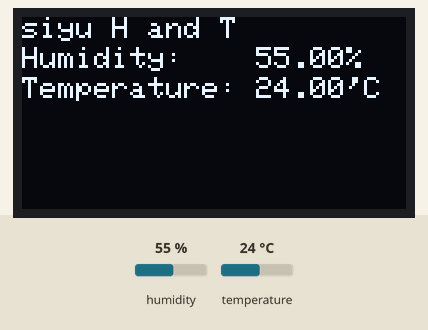
Bench run of a sketch on a simulated Arduino Uno, built with avr-gcc and run on an emulated ATmega328P. Shown: 128×64 one-colour display. The test bench sets the inputs (shaded band); at power-on: humidity 55 %, temperature 24 °C.

Above: at 3.9 s.
4.0 s: humidity set to 22 %
At 6.2 s:
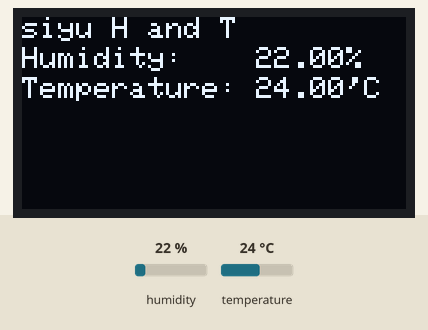
6.9 s: temperature set to 12 °C
At 8.6 s:
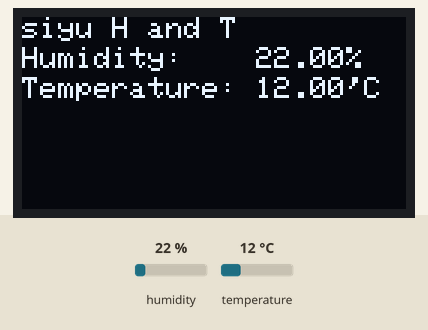
9.8 s: humidity set to 40 %
At 12.1 s:
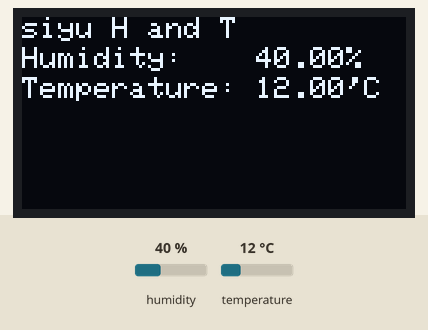
13.0 s: temperature set to 19 °C
Timing chart, 0 to 16.0 s (numbered marks = the images above; inputs shaded):
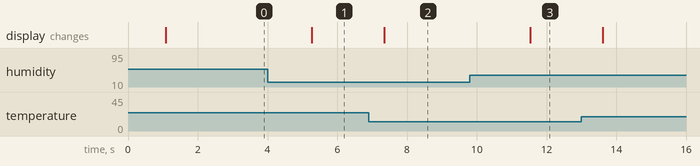

Measured:
- after the input at 4.0 s, the display: changes after 1.3 s (image 1)
- after the input at 6.9 s, the display: changes after 0.45 s (image 2)
- after the input at 9.8 s, the display: changes after 1.7 s (image 3)

The sketch:

dht11.ino
```cpp
/*bohai university 电子信息工程 PangMinge 温湿度读取
 *DHT11模块线路  0.96寸OLED线路
 * VCC-3.3V     GND-GND
 * DATA-UNO2    VCC-5V
 * GND-GND      SCL-UNOA5
 *                        SDA-UNOA4
 */

#include <Wire.h>
#include <Adafruit_GFX.h>
#include <Adafruit_SSD1306.h>
#include <DHT.h>
#define OLED_RESET 4
Adafruit_SSD1306 display(OLED_RESET);
#define DHTPIN 2
#define DHTTYPE DHT11
DHT dht(DHTPIN, DHTTYPE);

void setup(){
  Wire.begin();
  display.begin(SSD1306_SWITCHCAPVCC,0x3C);
  dht.begin();
  }

void displayTempHumid(){
  delay(1000);
  float h = dht.readHumidity();
  float t = dht.readTemperature();


  display.clearDisplay();
  display.setTextColor(WHITE);
  display.setTextSize(1);
  display.setCursor(0,0);
  display.print("siyu H and T");
  display.setCursor(0,10);
  display.print("Humidity:    ");
  display.print(h);
  display.print("%");
  display.setCursor(0,20);
  display.print("Temperature: ");
  display.print(t);
  display.print("'C");
  }

void loop(){
  displayTempHumid();
  display.display();
  }
```
